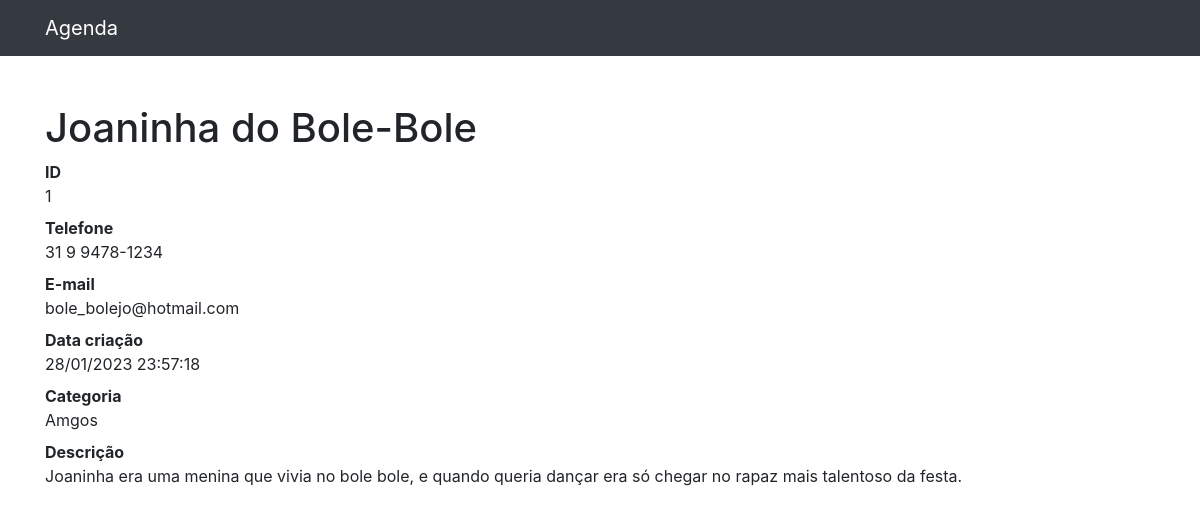
The page /1 on the database its author committed.
### contatos/models.py (models this page shows, shortened)
class Contato(models.Model): # Escrever models.Model é herança pois Model está herdando da classe models
    nome = models.CharField(max_length=255)
    sobrenome = models.CharField(max_length=255, blank=True)
    telefone = models.CharField(max_length=255)
    email = models.CharField(max_length=255, blank=True)
    data_criacao = models.DateTimeField(default=timezone.now)
    decricao = models.TextField(blank=True)
    categoria = models.ForeignKey(Categoria, on_delete=models.DO_NOTHING)
    mostrar = models.BooleanField(default = True)

class Categoria(models.Model):
    nome = models.CharField(max_length=255)
    def __str__(self):
        return self.nome

### contatos/views.py (the view)
# urls.py: path('<int:contato_id>', views.olhar_contato, name='olhar_contato'),
def olhar_contato(request, contato_id):
    contatos = get_object_or_404(Contato,id=contato_id)
    if not contatos.mostrar:
        raise Http404()
    return render(request, 'contatos/olhar_contato.html', {
        'contato': contatos
    })

### contatos/templates/contatos/olhar_contato.html
{% extends 'base.html' %}
{% block conteudo %}
<h1 class="mt-5">{{contato.nome}} {{contato.sobrenome}}</h1>
<dl>
  <dt>ID</dt>
  <dd>{{ contato.id }}</dd>
  <dt>Telefone</dt>
  <dd>{{ contato.telefone }}</dd>
  <dt>E-mail</dt>
  <dd>{{ contato.email }}</dd>
  <dt>Data criação</dt>
  <dd>{{ contato.data_criacao| date:'d/m/Y H:i:s' }}</dd>
  <dt>Categoria</dt>
  <dd>{{ contato.categoria }}</dd>
  <dt>Descrição</dt>
  <dd>{{ contato.decricao }}</dd>
</dl>
{%endblock%}

### rows shown on the page
Contato: nome "Joaninha", sobrenome "do Bole-Bole", id "1", telefone "31 9 9478-1234", email "bole_bolejo@hotmail.com", data_criacao "28/01/2023 23:57:18", categoria "Amgos", decricao "Joaninha era uma menina que vivia no bole bole, e quando queria dançar era só chegar no rapaz mais talentoso da festa."
